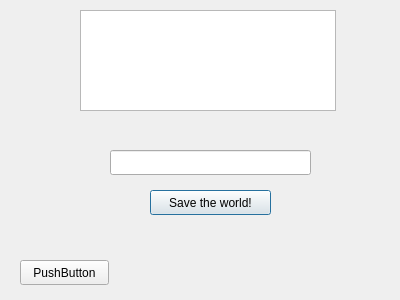
<?xml version="1.0" encoding="UTF-8"?>
<ui version="4.0">
 <class>Dialog</class>
 <widget class="QDialog" name="Dialog">
  <property name="geometry">
   <rect>
    <x>0</x>
    <y>0</y>
    <width>400</width>
    <height>300</height>
   </rect>
  </property>
  <property name="windowTitle">
   <string>Dialog</string>
  </property>
  <widget class="QPushButton" name="buttonAcceptName">
   <property name="geometry">
    <rect>
     <x>150</x>
     <y>190</y>
     <width>121</width>
     <height>25</height>
    </rect>
   </property>
   <property name="text">
    <string>Save the world!</string>
   </property>
  </widget>
  <widget class="QLineEdit" name="lineEditName">
   <property name="geometry">
    <rect>
     <x>110</x>
     <y>150</y>
     <width>201</width>
     <height>25</height>
    </rect>
   </property>
   <property name="text">
    <string/>
   </property>
  </widget>
  <widget class="QTextBrowser" name="textBrowser">
   <property name="geometry">
    <rect>
     <x>80</x>
     <y>10</y>
     <width>256</width>
     <height>101</height>
    </rect>
   </property>
  </widget>
  <widget class="QPushButton" name="buttonQuit">
   <property name="geometry">
    <rect>
     <x>20</x>
     <y>260</y>
     <width>89</width>
     <height>25</height>
    </rect>
   </property>
   <property name="text">
    <string>PushButton</string>
   </property>
  </widget>
 </widget>
 <resources/>
 <connections/>
</ui>
